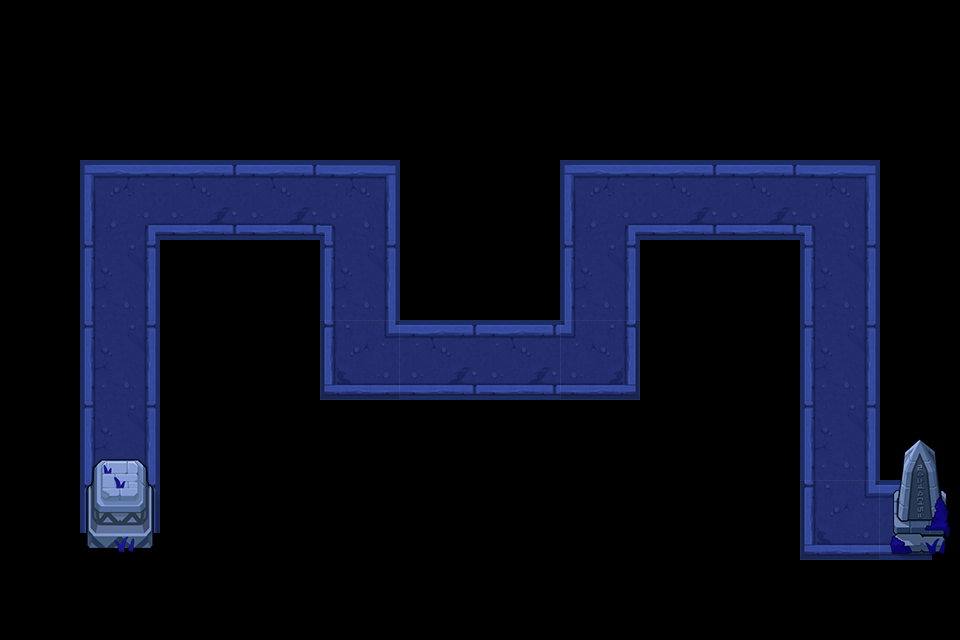

Rendered tile map (Tiled .tmx) drawn with the repository's tilesets; below, a short description and the map source with its tile grids summarised:
An orthogonal 12x8 tile map with 80x80 px tiles, 2 tile layers (road, object) and 16 objects (P0, P1, P2, P3, P4, ...).

<map version="1.0" tiledversion="1.0.3" orientation="orthogonal" renderorder="right-down" width="12" height="8" tilewidth="80" tileheight="80" nextobjectid="18">
 <tileset firstgid="1" name="anye" tilewidth="80" tileheight="80" tilecount="15" columns="5">
  <image source="anye.png" width="400" height="240" />
 </tileset>
 <layer name="road" width="12" height="8">
  <data>[96 cells, 23 non-empty, 8 distinct tile ids]</data>
 </layer>
 <layer name="object" width="12" height="8">
  <data>[96 cells, 4 non-empty, 4 distinct tile ids]</data>
 </layer>
 <objectgroup name="path" visible="0">
  <object id="1" name="P0" x="120" y="440" />
  <object id="2" name="P1" x="120" y="200" />
  <object id="3" name="P2" x="360" y="200" />
  <object id="4" name="P3" x="360" y="360" />
  <object id="5" name="P4" x="600" y="360" />
  <object id="6" name="P5" x="600" y="200" />
  <object id="7" name="P6" x="840" y="200" />
  <object id="8" name="P7" x="840" y="520" />
  <object id="9" name="P8" x="880" y="520" />
  <object id="10" name="O0" x="0" y="160" width="80" height="360" />
  <object id="11" name="O1" x="0" y="80" width="960" height="80" />
  <object id="12" name="O2" x="160" y="240" width="160" height="160" />
  <object id="13" name="O3" x="400" y="160" width="160" height="160" />
  <object id="14" name="O4" x="640" y="240" width="160" height="160" />
  <object id="15" name="O5" x="160" y="400" width="640" height="160" />
  <object id="16" name="O6" x="880" y="160" width="80" height="240" />
 </objectgroup>
</map>
